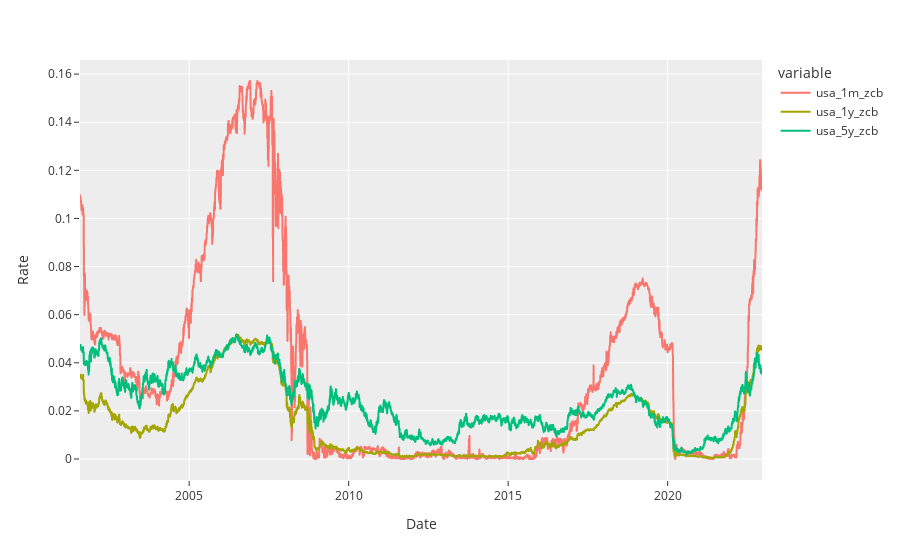

This figure's notebook cell:
### Code cell
px.line(
    zcb[['usa_1m_zcb', 'usa_1y_zcb', 'usa_5y_zcb']],
    template=plotly_template,
    labels={
        'value': 'Rate',
        'index': 'Date',
    },
    height=600,
)

### Figure 1 — Plotly figure (JSON) as saved in the notebook; plotly's stock layout.template omitted (floating-point values rounded to 4 significant figures; data arrays with more than 128 entries replaced by an {"elided": "..."} marker saying what was removed)
{"data": [{"hovertemplate": "variable=usa_1m_zcb<br>Date=%{x}<br>Rate=%{y}<extra></extra>", "legendgroup": "usa_1m_zcb", "line": {"color": "#F8766D", "dash": "solid"}, "marker": {"symbol": "circle"}, "mode": "lines", "name": "usa_1m_zcb", "showlegend": true, "type": "scattergl", "x": {"elided": "7809 str values"}, "xaxis": "x", "y": {"elided": "7809 float values"}, "yaxis": "y"}, {"hovertemplate": "variable=usa_1y_zcb<br>Date=%{x}<br>Rate=%{y}<extra></extra>", "legendgroup": "usa_1y_zcb", "line": {"color": "#A3A500", "dash": "solid"}, "marker": {"symbol": "circle"}, "mode": "lines", "name": "usa_1y_zcb", "showlegend": true, "type": "scattergl", "x": {"elided": "7809 str values"}, "xaxis": "x", "y": {"elided": "7809 float values"}, "yaxis": "y"}, {"hovertemplate": "variable=usa_5y_zcb<br>Date=%{x}<br>Rate=%{y}<extra></extra>", "legendgroup": "usa_5y_zcb", "line": {"color": "#00BF7D", "dash": "solid"}, "marker": {"symbol": "circle"}, "mode": "lines", "name": "usa_5y_zcb", "showlegend": true, "type": "scattergl", "x": {"elided": "7809 str values"}, "xaxis": "x", "y": {"elided": "7809 float values"}, "yaxis": "y"}], "layout": {"autosize": true, "legend": {"title": {"text": "variable"}, "tracegroupgap": 0}, "margin": {"t": 60}, "xaxis": {"anchor": "y", "autorange": true, "domain": [0, 1], "range": ["2001-07-31", "2022-12-16"], "title": {"text": "Date"}, "type": "date"}, "yaxis": {"anchor": "x", "autorange": true, "domain": [0, 1], "range": [-0.008729, 0.1659], "title": {"text": "Rate"}, "type": "linear"}}}
